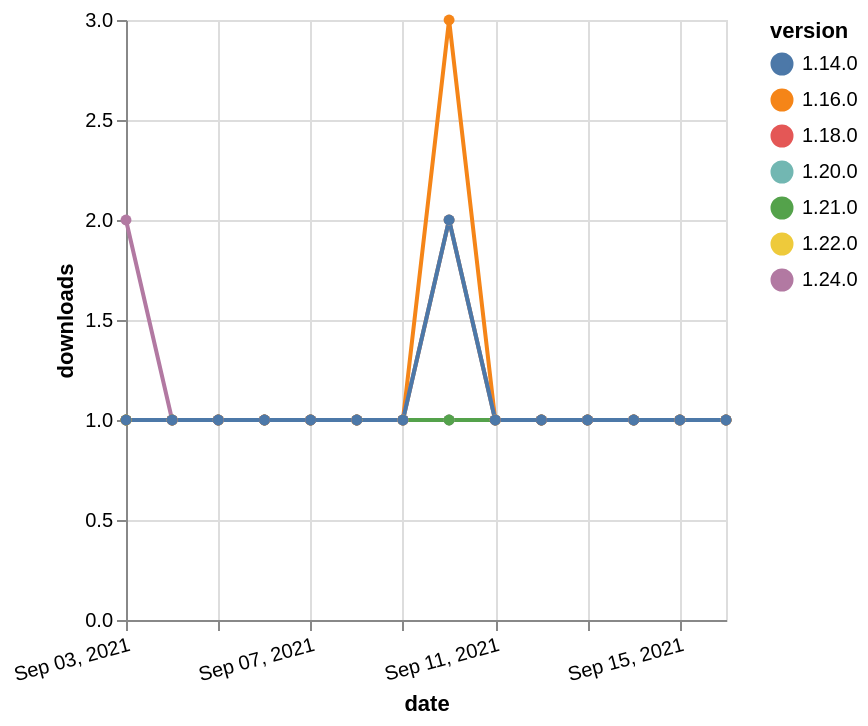

Source (Vega-Lite JSON):
### Vega-Lite specification from a JSON file in a GitHub repository (floating-point values rounded to 4 significant figures)
{"$schema": "https://vega.github.io/schema/vega-lite/v5.json", "description": "A simple bar chart with embedded data.", "data": {"values": [{"date": "2021-09-03", "total": 156, "delta": 1, "version": "1.18.0"}, {"date": "2021-09-04", "total": 157, "delta": 1, "version": "1.18.0"}, {"date": "2021-09-05", "total": 158, "delta": 1, "version": "1.18.0"}, {"date": "2021-09-06", "total": 159, "delta": 1, "version": "1.18.0"}, {"date": "2021-09-07", "total": 160, "delta": 1, "version": "1.18.0"}, {"date": "2021-09-08", "total": 161, "delta": 1, "version": "1.18.0"}, {"date": "2021-09-09", "total": 162, "delta": 1, "version": "1.18.0"}, {"date": "2021-09-10", "total": 163, "delta": 1, "version": "1.18.0"}, {"date": "2021-09-11", "total": 164, "delta": 1, "version": "1.18.0"}, {"date": "2021-09-12", "total": 165, "delta": 1, "version": "1.18.0"}, {"date": "2021-09-13", "total": 166, "delta": 1, "version": "1.18.0"}, {"date": "2021-09-14", "total": 167, "delta": 1, "version": "1.18.0"}, {"date": "2021-09-15", "total": 168, "delta": 1, "version": "1.18.0"}, {"date": "2021-09-16", "total": 169, "delta": 1, "version": "1.18.0"}, {"date": "2021-09-03", "total": 159, "delta": 1, "version": "1.22.0"}, {"date": "2021-09-04", "total": 160, "delta": 1, "version": "1.22.0"}, {"date": "2021-09-05", "total": 161, "delta": 1, "version": "1.22.0"}, {"date": "2021-09-06", "total": 162, "delta": 1, "version": "1.22.0"}, {"date": "2021-09-07", "total": 163, "delta": 1, "version": "1.22.0"}, {"date": "2021-09-08", "total": 164, "delta": 1, "version": "1.22.0"}, {"date": "2021-09-09", "total": 165, "delta": 1, "version": "1.22.0"}, {"date": "2021-09-10", "total": 167, "delta": 2, "version": "1.22.0"}, {"date": "2021-09-11", "total": 168, "delta": 1, "version": "1.22.0"}, {"date": "2021-09-12", "total": 169, "delta": 1, "version": "1.22.0"}, {"date": "2021-09-13", "total": 170, "delta": 1, "version": "1.22.0"}, {"date": "2021-09-14", "total": 171, "delta": 1, "version": "1.22.0"}, {"date": "2021-09-15", "total": 172, "delta": 1, "version": "1.22.0"}, {"date": "2021-09-16", "total": 173, "delta": 1, "version": "1.22.0"}, {"date": "2021-09-03", "total": 144, "delta": 1, "version": "1.20.0"}, {"date": "2021-09-04", "total": 145, "delta": 1, "version": "1.20.0"}, {"date": "2021-09-05", "total": 146, "delta": 1, "version": "1.20.0"}, {"date": "2021-09-06", "total": 147, "delta": 1, "version": "1.20.0"}, {"date": "2021-09-07", "total": 148, "delta": 1, "version": "1.20.0"}, {"date": "2021-09-08", "total": 149, "delta": 1, "version": "1.20.0"}, {"date": "2021-09-09", "total": 150, "delta": 1, "version": "1.20.0"}, {"date": "2021-09-10", "total": 151, "delta": 1, "version": "1.20.0"}, {"date": "2021-09-11", "total": 152, "delta": 1, "version": "1.20.0"}, {"date": "2021-09-12", "total": 153, "delta": 1, "version": "1.20.0"}, {"date": "2021-09-13", "total": 154, "delta": 1, "version": "1.20.0"}, {"date": "2021-09-14", "total": 155, "delta": 1, "version": "1.20.0"}, {"date": "2021-09-15", "total": 156, "delta": 1, "version": "1.20.0"}, {"date": "2021-09-16", "total": 157, "delta": 1, "version": "1.20.0"}, {"date": "2021-09-03", "total": 134, "delta": 1, "version": "1.21.0"}, {"date": "2021-09-04", "total": 135, "delta": 1, "version": "1.21.0"}, {"date": "2021-09-05", "total": 136, "delta": 1, "version": "1.21.0"}, {"date": "2021-09-06", "total": 137, "delta": 1, "version": "1.21.0"}, {"date": "2021-09-07", "total": 138, "delta": 1, "version": "1.21.0"}, {"date": "2021-09-08", "total": 139, "delta": 1, "version": "1.21.0"}, {"date": "2021-09-09", "total": 140, "delta": 1, "version": "1.21.0"}, {"date": "2021-09-10", "total": 141, "delta": 1, "version": "1.21.0"}, {"date": "2021-09-11", "total": 142, "delta": 1, "version": "1.21.0"}, {"date": "2021-09-12", "total": 143, "delta": 1, "version": "1.21.0"}, {"date": "2021-09-13", "total": 144, "delta": 1, "version": "1.21.0"}, {"date": "2021-09-14", "total": 145, "delta": 1, "version": "1.21.0"}, {"date": "2021-09-15", "total": 146, "delta": 1, "version": "1.21.0"}, {"date": "2021-09-16", "total": 147, "delta": 1, "version": "1.21.0"}, {"date": "2021-09-03", "total": 287, "delta": 1, "version": "1.16.0"}, {"date": "2021-09-04", "total": 288, "delta": 1, "version": "1.16.0"}, {"date": "2021-09-05", "total": 289, "delta": 1, "version": "1.16.0"}, {"date": "2021-09-06", "total": 290, "delta": 1, "version": "1.16.0"}, {"date": "2021-09-07", "total": 291, "delta": 1, "version": "1.16.0"}, {"date": "2021-09-08", "total": 292, "delta": 1, "version": "1.16.0"}, {"date": "2021-09-09", "total": 293, "delta": 1, "version": "1.16.0"}, {"date": "2021-09-10", "total": 296, "delta": 3, "version": "1.16.0"}, {"date": "2021-09-11", "total": 297, "delta": 1, "version": "1.16.0"}, {"date": "2021-09-12", "total": 298, "delta": 1, "version": "1.16.0"}, {"date": "2021-09-13", "total": 299, "delta": 1, "version": "1.16.0"}, {"date": "2021-09-14", "total": 300, "delta": 1, "version": "1.16.0"}, {"date": "2021-09-15", "total": 301, "delta": 1, "version": "1.16.0"}, {"date": "2021-09-16", "total": 302, "delta": 1, "version": "1.16.0"}, {"date": "2021-09-03", "total": 111, "delta": 2, "version": "1.24.0"}, {"date": "2021-09-04", "total": 112, "delta": 1, "version": "1.24.0"}, {"date": "2021-09-05", "total": 113, "delta": 1, "version": "1.24.0"}, {"date": "2021-09-06", "total": 114, "delta": 1, "version": "1.24.0"}, {"date": "2021-09-07", "total": 115, "delta": 1, "version": "1.24.0"}, {"date": "2021-09-08", "total": 116, "delta": 1, "version": "1.24.0"}, {"date": "2021-09-09", "total": 117, "delta": 1, "version": "1.24.0"}, {"date": "2021-09-10", "total": 119, "delta": 2, "version": "1.24.0"}, {"date": "2021-09-11", "total": 120, "delta": 1, "version": "1.24.0"}, {"date": "2021-09-12", "total": 121, "delta": 1, "version": "1.24.0"}, {"date": "2021-09-13", "total": 122, "delta": 1, "version": "1.24.0"}, {"date": "2021-09-14", "total": 123, "delta": 1, "version": "1.24.0"}, {"date": "2021-09-15", "total": 124, "delta": 1, "version": "1.24.0"}, {"date": "2021-09-16", "total": 125, "delta": 1, "version": "1.24.0"}, {"date": "2021-09-03", "total": 219, "delta": 1, "version": "1.14.0"}, {"date": "2021-09-04", "total": 220, "delta": 1, "version": "1.14.0"}, {"date": "2021-09-05", "total": 221, "delta": 1, "version": "1.14.0"}, {"date": "2021-09-06", "total": 222, "delta": 1, "version": "1.14.0"}, {"date": "2021-09-07", "total": 223, "delta": 1, "version": "1.14.0"}, {"date": "2021-09-08", "total": 224, "delta": 1, "version": "1.14.0"}, {"date": "2021-09-09", "total": 225, "delta": 1, "version": "1.14.0"}, {"date": "2021-09-10", "total": 227, "delta": 2, "version": "1.14.0"}, {"date": "2021-09-11", "total": 228, "delta": 1, "version": "1.14.0"}, {"date": "2021-09-12", "total": 229, "delta": 1, "version": "1.14.0"}, {"date": "2021-09-13", "total": 230, "delta": 1, "version": "1.14.0"}, {"date": "2021-09-14", "total": 231, "delta": 1, "version": "1.14.0"}, {"date": "2021-09-15", "total": 232, "delta": 1, "version": "1.14.0"}, {"date": "2021-09-16", "total": 233, "delta": 1, "version": "1.14.0"}]}, "width": "container", "mark": {"type": "line", "point": {"filled": true}}, "encoding": {"x": {"field": "date", "type": "temporal", "timeUnit": "yearmonthdate", "title": "date", "axis": {"labelAngle": -15}}, "y": {"field": "delta", "type": "quantitative", "title": "downloads"}, "color": {"field": "version", "type": "nominal"}, "tooltip": {"field": "delta"}}}
